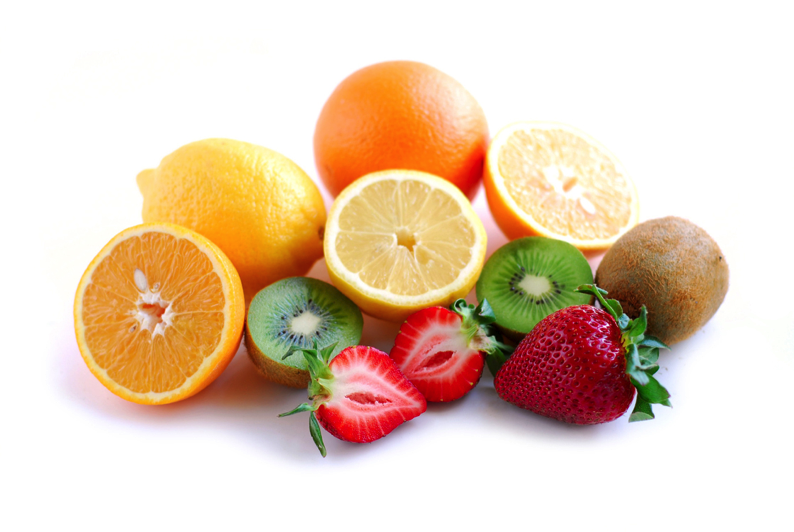
%> input picture octave/images/fruit.png, 794 x 532 px
$ octave RawPDwrtX.m   (GNU Octave 9; MATLAB toolbox functions it lacks are replaced by stand-ins)
%> lines starting %> are read from the running program, lines starting %| are printed output that depends on the picture
pkg load image;

%% Read an image
img = rgb2gray(imread('images/fruit.png'));
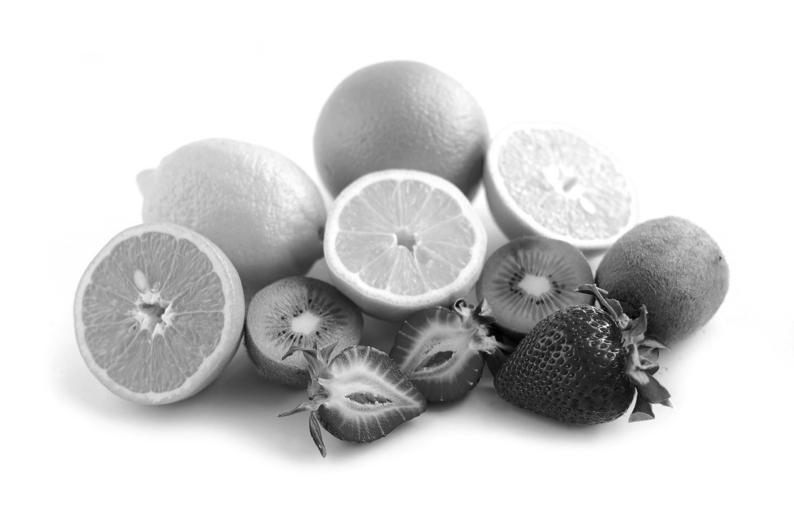
%> img: size 532x794 uint8; min 0, max 255, mean 211.5
imshow(img);
pause();

filterX=[-1 1];
imgX=imfilter(img, filterX)*50;
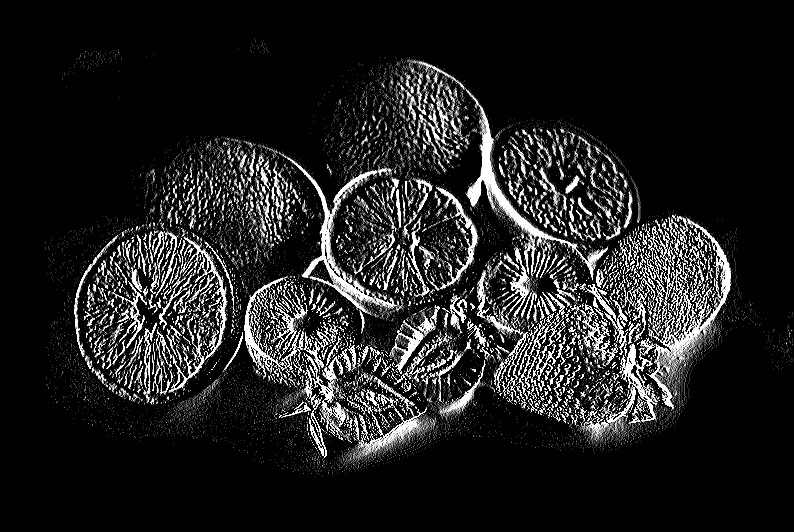
%> imgX: size 532x794 uint8; min 0, max 255, mean 31.8
imshow(imgX);
pause();

$ run again, with octave/images/dolphin.png copied over octave/images/fruit.png
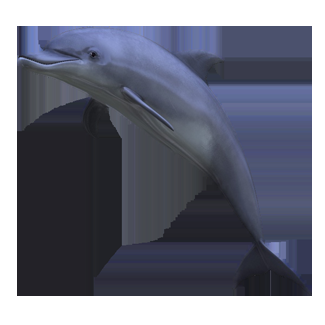
%> input picture octave/images/dolphin.png, 325 x 325 px
%> `img = rgb2gray(imread('images/fruit.png'));`:
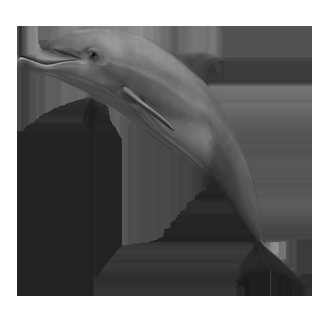
%> img: size 325x325 uint8; min 9, max 255, mean 114.8
%> `imgX=imfilter(img, filterX)*50;`:
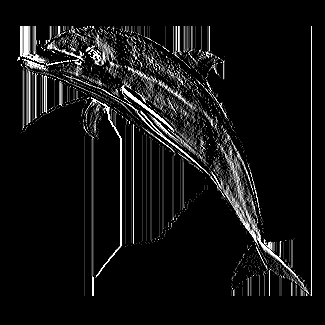
%> imgX: size 325x325 uint8; min 0, max 255, mean 18.6
